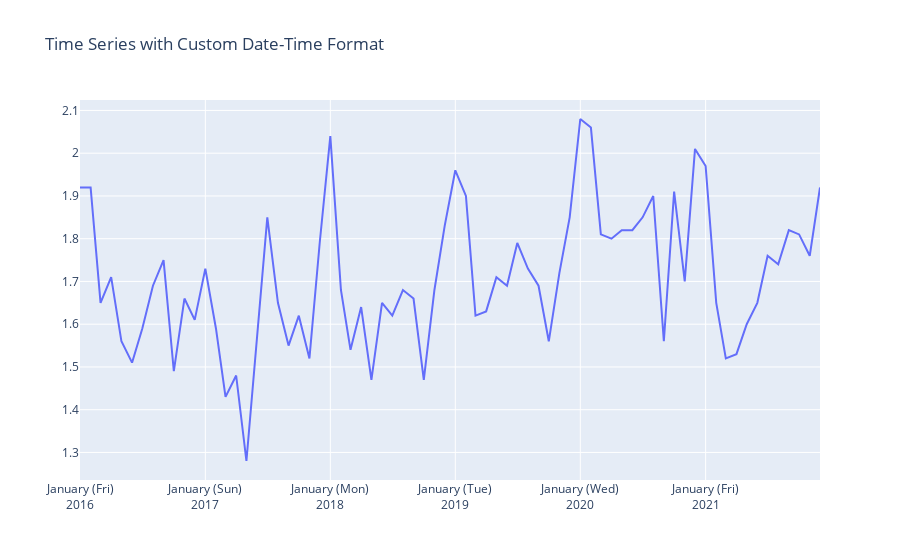

Notebook code cell kept with this figure:
### Code cell
import plotly.graph_objects as go

fig = go.Figure(go.Scatter(
    x = df['Dates'],
    y = df['Avg_price_tomatoes'],
))

fig.update_layout(
    title = 'Time Series with Custom Date-Time Format',
    xaxis_tickformat = '%B (%a)<br>%Y'
)

fig.show()
